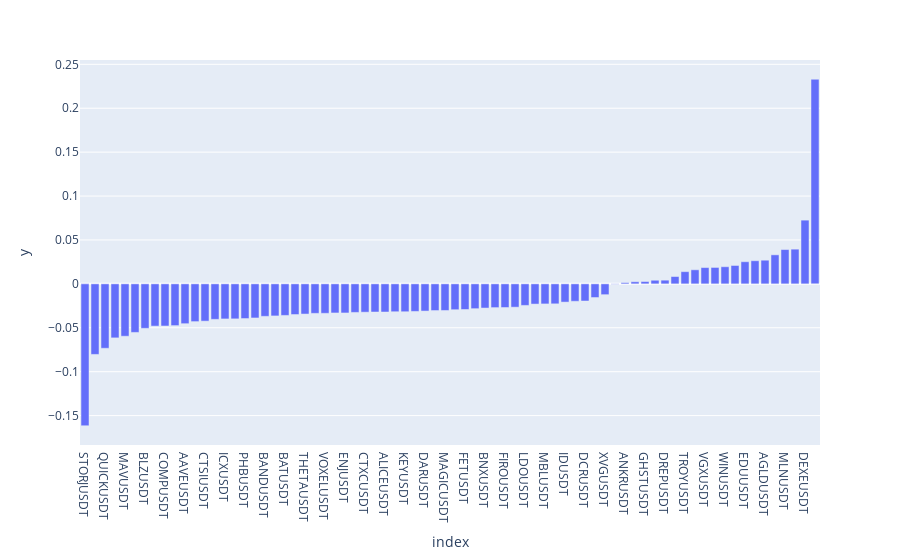
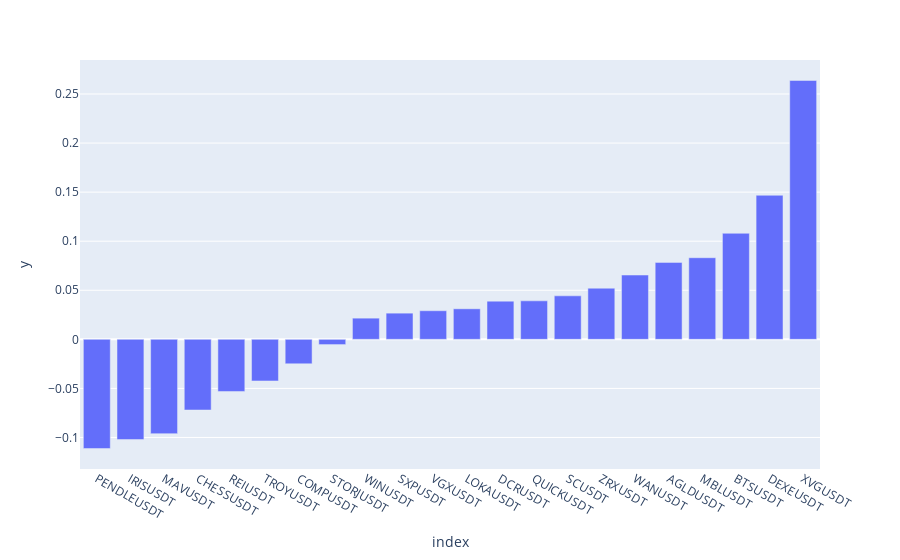
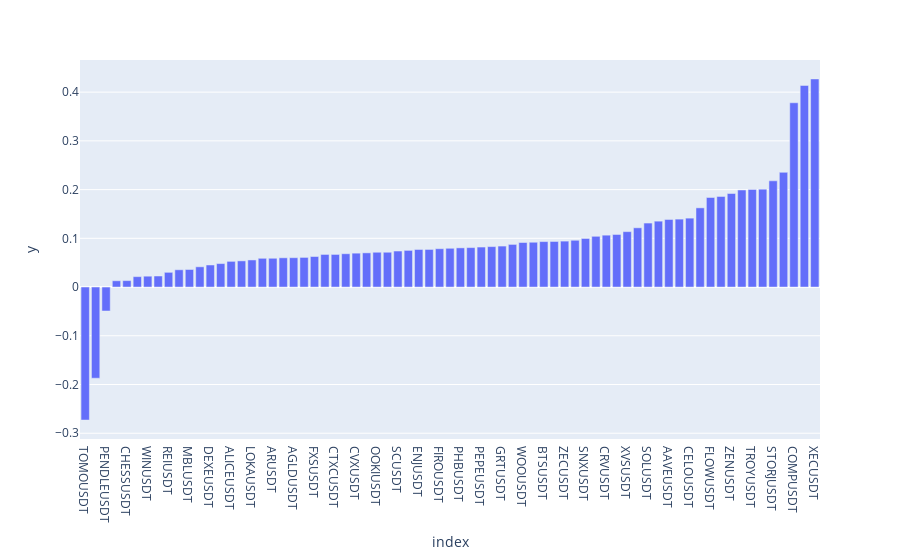
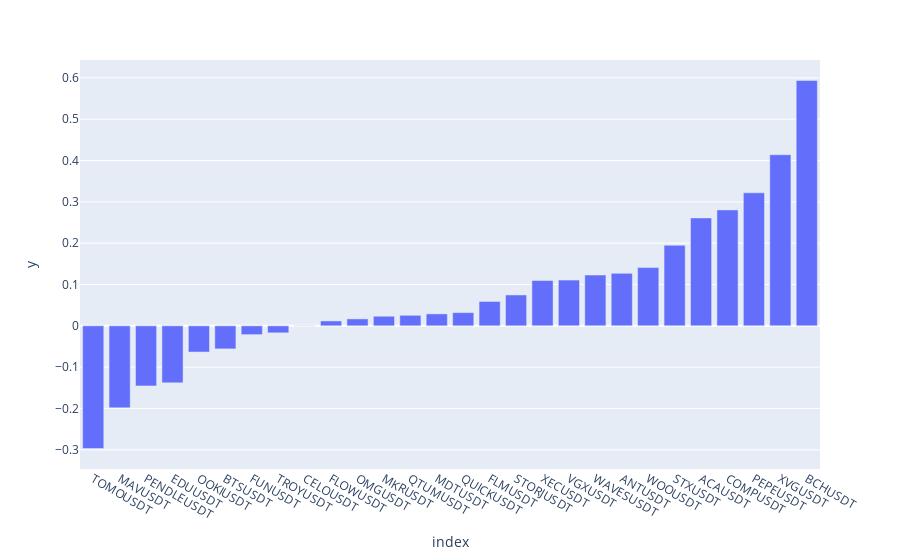

Notebook cell for these charts, in order:
### Code cell
a = rel_intra.mean().dropna().sort_values()
b = rel_day.mean().dropna().sort_values()
c = rel_week.mean().dropna().sort_values()
d = rel_month.mean().dropna().sort_values()

fig_i = px.bar(a, x = a.index, y = a-1)
fig_d = px.bar(b, x = b.index, y = b-1)
fig_w = px.bar(c, x = c.index, y = c-1)
fig_m = px.bar(d, x = d.index, y = d-1)

fig_i.show()
fig_d.show()
fig_w.show()
fig_m.show()

### Figure 1 — Plotly figure (JSON) as saved in the notebook; plotly's stock layout.template omitted (floating-point values rounded to 4 significant figures)
{"data": [{"alignmentgroup": "True", "hovertemplate": "index=%{x}<br>y=%{y}<extra></extra>", "legendgroup": "", "marker": {"color": "#636efa", "pattern": {"shape": ""}}, "name": "", "offsetgroup": "", "orientation": "v", "showlegend": false, "textposition": "auto", "type": "bar", "x": ["STORJUSDT", "WANUSDT", "QUICKUSDT", "ZRXUSDT", "MAVUSDT", "SCUSDT", "BLZUSDT", "ZENUSDT", "COMPUSDT", "ZILUSDT", "AAVEUSDT", "FUNUSDT", "CTSIUSDT", "TRUUSDT", "ICXUSDT", "ARUSDT", "PHBUSDT", "RSRUSDT", "BANDUSDT", "SUSHIUSDT", "BATUSDT", "GMTUSDT", "THETAUSDT", "LQTYUSDT", "VOXELUSDT", "PEPEUSDT", "ENJUSDT", "APTUSDT", "CTXCUSDT", "STMXUSDT", "ALICEUSDT", "C98USDT", "KEYUSDT", "HIGHUSDT", "DARUSDT", "OMGUSDT", "MAGICUSDT", "EOSUSDT", "FETUSDT", "MINAUSDT", "BNXUSDT", "BCHUSDT", "FIROUSDT", "GRTUSDT", "LDOUSDT", "ACAUSDT", "MBLUSDT", "ROSEUSDT", "IDUSDT", "ZECUSDT", "DCRUSDT", "ONEUSDT", "XVGUSDT", "MDXUSDT", "ANKRUSDT", "MTLUSDT", "GHSTUSDT", "AVAUSDT", "DREPUSDT", "OOKIUSDT", "TROYUSDT", "FILUSDT", "VGXUSDT", "PERLUSDT", "WINUSDT", "RAYUSDT", "EDUUSDT", "MKRUSDT", "AGLDUSDT", "SXPUSDT", "MLNUSDT", "DOCKUSDT", "DEXEUSDT", "BTSUSDT"], "xaxis": "x", "y": [-0.1615, -0.08032, -0.07332, -0.06148, -0.05962, -0.05528, -0.05063, -0.04811, -0.04797, -0.04752, -0.04532, -0.04297, -0.04244, -0.0404, -0.03992, -0.03984, -0.03947, -0.03882, -0.03696, -0.03649, -0.03593, -0.0349, -0.03436, -0.03358, -0.03352, -0.03313, -0.03312, -0.0325, -0.03223, -0.03206, -0.03206, -0.03173, -0.03173, -0.03136, -0.03096, -0.03037, -0.0303, -0.02942, -0.02918, -0.02824, -0.02752, -0.02702, -0.02691, -0.02654, -0.02453, -0.02301, -0.02283, -0.02273, -0.02075, -0.01982, -0.01952, -0.01554, -0.01229, -0.0003849, 0.001427, 0.002401, 0.002661, 0.004134, 0.004223, 0.008359, 0.01391, 0.01604, 0.01856, 0.01871, 0.01953, 0.02095, 0.02523, 0.02635, 0.02696, 0.03307, 0.03907, 0.03952, 0.07257, 0.233], "yaxis": "y"}], "layout": {"barmode": "relative", "legend": {"tracegroupgap": 0}, "margin": {"t": 60}, "xaxis": {"anchor": "y", "domain": [0, 1], "title": {"text": "index"}}, "yaxis": {"anchor": "x", "domain": [0, 1], "title": {"text": "y"}}}}

### Figure 2 — Plotly figure (JSON) as saved in the notebook; plotly's stock layout.template omitted (floating-point values rounded to 4 significant figures)
{"data": [{"alignmentgroup": "True", "hovertemplate": "index=%{x}<br>y=%{y}<extra></extra>", "legendgroup": "", "marker": {"color": "#636efa", "pattern": {"shape": ""}}, "name": "", "offsetgroup": "", "orientation": "v", "showlegend": false, "textposition": "auto", "type": "bar", "x": ["PENDLEUSDT", "IRISUSDT", "MAVUSDT", "CHESSUSDT", "REIUSDT", "TROYUSDT", "COMPUSDT", "STORJUSDT", "WINUSDT", "SXPUSDT", "VGXUSDT", "LOKAUSDT", "DCRUSDT", "QUICKUSDT", "SCUSDT", "ZRXUSDT", "WANUSDT", "AGLDUSDT", "MBLUSDT", "BTSUSDT", "DEXEUSDT", "XVGUSDT"], "xaxis": "x", "y": [-0.1113, -0.1021, -0.0961, -0.07203, -0.05311, -0.0424, -0.0249, -0.005329, 0.02159, 0.02669, 0.02916, 0.03111, 0.03892, 0.03923, 0.04433, 0.0521, 0.06553, 0.07841, 0.08315, 0.1081, 0.1468, 0.2638], "yaxis": "y"}], "layout": {"barmode": "relative", "legend": {"tracegroupgap": 0}, "margin": {"t": 60}, "xaxis": {"anchor": "y", "domain": [0, 1], "title": {"text": "index"}}, "yaxis": {"anchor": "x", "domain": [0, 1], "title": {"text": "y"}}}}

### Figure 3 — Plotly figure (JSON) as saved in the notebook; plotly's stock layout.template omitted (floating-point values rounded to 4 significant figures)
{"data": [{"alignmentgroup": "True", "hovertemplate": "index=%{x}<br>y=%{y}<extra></extra>", "legendgroup": "", "marker": {"color": "#636efa", "pattern": {"shape": ""}}, "name": "", "offsetgroup": "", "orientation": "v", "showlegend": false, "textposition": "auto", "type": "bar", "x": ["TOMOUSDT", "MAVUSDT", "PENDLEUSDT", "DOCKUSDT", "CHESSUSDT", "IRISUSDT", "WINUSDT", "ALCXUSDT", "REIUSDT", "WANUSDT", "MBLUSDT", "MTLUSDT", "DEXEUSDT", "PERLUSDT", "ALICEUSDT", "ZRXUSDT", "LOKAUSDT", "AVAUSDT", "ARUSDT", "QUICKUSDT", "AGLDUSDT", "RAYUSDT", "FXSUSDT", "LITUSDT", "CTXCUSDT", "RVNUSDT", "CVXUSDT", "AGIXUSDT", "OOKIUSDT", "YFIUSDT", "SCUSDT", "FILUSDT", "ENJUSDT", "NEOUSDT", "FIROUSDT", "ZILUSDT", "PHBUSDT", "FLOKIUSDT", "PEPEUSDT", "SSVUSDT", "GRTUSDT", "DGBUSDT", "WOOUSDT", "DCRUSDT", "BTSUSDT", "LDOUSDT", "ZECUSDT", "ETCUSDT", "SNXUSDT", "INJUSDT", "CRVUSDT", "HOOKUSDT", "XVSUSDT", "ACAUSDT", "SOLUSDT", "FUNUSDT", "AAVEUSDT", "VGXUSDT", "CELOUSDT", "QTUMUSDT", "FLOWUSDT", "LTCUSDT", "ZENUSDT", "MDTUSDT", "TROYUSDT", "BCHUSDT", "STORJUSDT", "MKRUSDT", "COMPUSDT", "XVGUSDT", "XECUSDT"], "xaxis": "x", "y": [-0.2729, -0.187, -0.04916, 0.01289, 0.01322, 0.02135, 0.02229, 0.02267, 0.03022, 0.03546, 0.03605, 0.04155, 0.04527, 0.04819, 0.05272, 0.05371, 0.0556, 0.059, 0.05907, 0.06004, 0.06023, 0.06084, 0.06266, 0.06692, 0.06695, 0.06838, 0.06955, 0.0702, 0.07142, 0.07144, 0.07392, 0.07523, 0.0771, 0.07719, 0.07869, 0.07954, 0.08042, 0.08097, 0.08208, 0.08302, 0.08411, 0.08752, 0.09144, 0.09193, 0.0933, 0.09355, 0.09426, 0.09601, 0.09973, 0.1041, 0.1065, 0.1079, 0.1137, 0.1216, 0.1313, 0.1352, 0.1387, 0.1394, 0.1414, 0.1625, 0.1838, 0.186, 0.192, 0.1992, 0.2003, 0.2009, 0.218, 0.2354, 0.3782, 0.4138, 0.4271], "yaxis": "y"}], "layout": {"barmode": "relative", "legend": {"tracegroupgap": 0}, "margin": {"t": 60}, "xaxis": {"anchor": "y", "domain": [0, 1], "title": {"text": "index"}}, "yaxis": {"anchor": "x", "domain": [0, 1], "title": {"text": "y"}}}}

### Figure 4 — Plotly figure (JSON) as saved in the notebook; plotly's stock layout.template omitted (floating-point values rounded to 4 significant figures)
{"data": [{"alignmentgroup": "True", "hovertemplate": "index=%{x}<br>y=%{y}<extra></extra>", "legendgroup": "", "marker": {"color": "#636efa", "pattern": {"shape": ""}}, "name": "", "offsetgroup": "", "orientation": "v", "showlegend": false, "textposition": "auto", "type": "bar", "x": ["TOMOUSDT", "MAVUSDT", "PENDLEUSDT", "EDUUSDT", "OOKIUSDT", "BTSUSDT", "FUNUSDT", "TROYUSDT", "CELOUSDT", "FLOWUSDT", "OMGUSDT", "MKRUSDT", "QTUMUSDT", "MDTUSDT", "QUICKUSDT", "FLMUSDT", "STORJUSDT", "XECUSDT", "VGXUSDT", "WAVESUSDT", "ANTUSDT", "WOOUSDT", "STXUSDT", "ACAUSDT", "COMPUSDT", "PEPEUSDT", "XVGUSDT", "BCHUSDT"], "xaxis": "x", "y": [-0.2969, -0.1984, -0.1453, -0.138, -0.06347, -0.05579, -0.0213, -0.017, -0.0003471, 0.01183, 0.01676, 0.02321, 0.02545, 0.02887, 0.03195, 0.05898, 0.07467, 0.1096, 0.1106, 0.1229, 0.1269, 0.1409, 0.1949, 0.261, 0.2805, 0.3219, 0.414, 0.5937], "yaxis": "y"}], "layout": {"barmode": "relative", "legend": {"tracegroupgap": 0}, "margin": {"t": 60}, "xaxis": {"anchor": "y", "domain": [0, 1], "title": {"text": "index"}}, "yaxis": {"anchor": "x", "domain": [0, 1], "title": {"text": "y"}}}}
